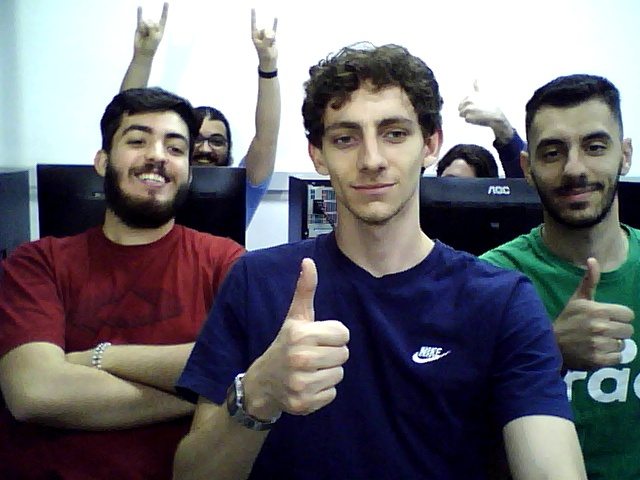
//> input picture lab3/2_c/image.jpg, 640 x 480 px, given in place of the camera
$ ./filter_image   (built with g++ and OpenCV 4)
//> lines starting //> are read from the running program, lines starting //| are printed output that depends on the picture; after the words box and inside, x2 and y2 are one past the last pixel; in counts of white or black regions, pixels touching at a corner belong together
#include "opencv2/imgproc.hpp"
#include "opencv2/highgui.hpp"
#include "opencv2/videoio.hpp"
#include <iostream>

using namespace cv;

const int max_value_H = 360/2;
const int max_value = 255;
const String window_capture_name = "Video Capture";
const String window_detection_name = "Object Detection";
int low_H = 0, low_S = 0, low_V = 0;
int high_H = max_value_H, high_S = max_value, high_V = max_value;

static void on_low_H_thresh_trackbar(int, void *)
{
    low_H = min(high_H-1, low_H);
    setTrackbarPos("Low H", window_detection_name, low_H);
}

static void on_high_H_thresh_trackbar(int, void *)
{
    high_H = max(high_H, low_H+1);
    setTrackbarPos("High H", window_detection_name, high_H);
}

static void on_low_S_thresh_trackbar(int, void *)
{
    low_S = min(high_S-1, low_S);
    setTrackbarPos("Low S", window_detection_name, low_S);
}

static void on_high_S_thresh_trackbar(int, void *)
{
    high_S = max(high_S, low_S+1);
    setTrackbarPos("High S", window_detection_name, high_S);
}

static void on_low_V_thresh_trackbar(int, void *)
{
    low_V = min(high_V-1, low_V);
    setTrackbarPos("Low V", window_detection_name, low_V);
}

static void on_high_V_thresh_trackbar(int, void *)
{
    high_V = max(high_V, low_V+1);
    setTrackbarPos("High V", window_detection_name, high_V);
}

int main(int argc, char* argv[])
{
    VideoCapture cap(argc > 1 ? atoi(argv[1]) : 0);

    namedWindow(window_capture_name);
    namedWindow(window_detection_name);

    // Trackbars to set thresholds for HSV values
    createTrackbar("Low H", window_detection_name, &low_H, max_value_H, on_low_H_thresh_trackbar);
//> slider 'Low H' is set to 36
    createTrackbar("High H", window_detection_name, &high_H, max_value_H, on_high_H_thresh_trackbar);
    createTrackbar("Low S", window_detection_name, &low_S, max_value, on_low_S_thresh_trackbar);
//> slider 'Low S' is set to 51
    createTrackbar("High S", window_detection_name, &high_S, max_value, on_high_S_thresh_trackbar);
    createTrackbar("Low V", window_detection_name, &low_V, max_value, on_low_V_thresh_trackbar);
//> slider 'Low V' is set to 51
    createTrackbar("High V", window_detection_name, &high_V, max_value, on_high_V_thresh_trackbar);

    Mat frame, frame_Gaussian, frame_HSV, frame_threshold;
    while (true) {
        cap >> frame;
//> frame is the input picture: 480 rows x 640 cols, CV_8UC3; mean B, G, R 112.2, 106.2, 108
        if(frame.empty())
        {
            break;
        }

        // Filtro gaussiano
		GaussianBlur(frame, frame_Gaussian, Size(11, 11), 0, 0);
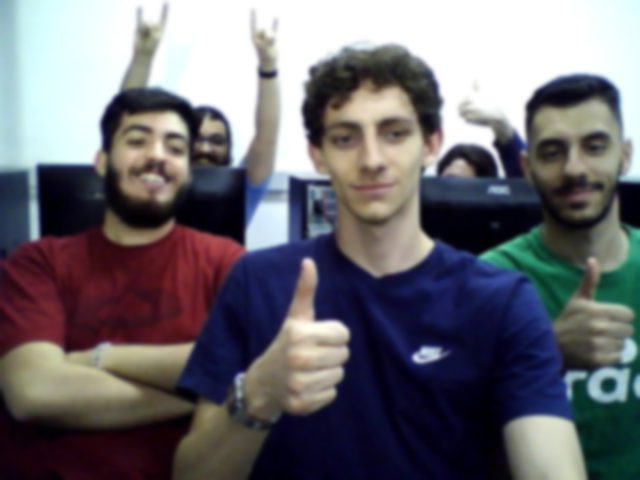
//> frame_Gaussian: 480 rows x 640 cols, CV_8UC3; mean B, G, R 112.2, 106.2, 108

        // Convert from BGR to HSV colorspace
        cvtColor(frame_Gaussian, frame_HSV, COLOR_BGR2HSV);
//> frame_HSV: 480 rows x 640 cols, CV_8UC3; mean H, S, V 82.8, 102.9, 123.7
        // Detect the object based on HSV Range Values
        inRange(frame_HSV, Scalar(low_H, low_S, low_V), Scalar(high_H, high_S, high_V), frame_threshold);
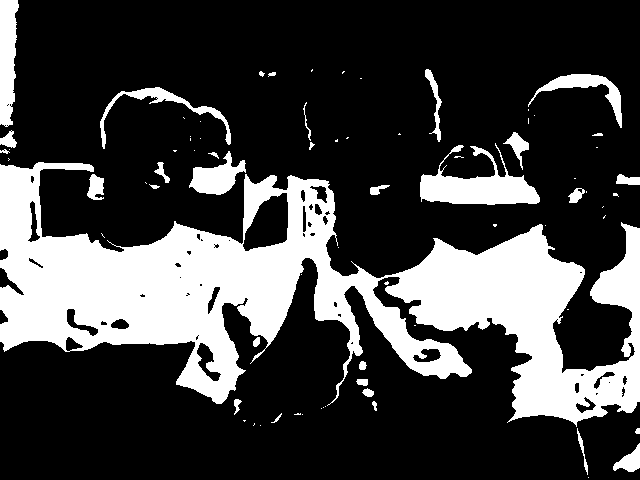
//> frame_threshold: 480 rows x 640 cols, CV_8UC1; 25.8% white; 75 white regions (43 under 20 px), largest, box (x1, y1, x2, y2) and area: (0, 162, 640, 427) 67598, (420, 143, 540, 205) 3351, (0, 0, 19, 127) 1865

        // Show the frames
        imshow(window_capture_name, frame);
        imshow(window_detection_name, frame_threshold);

        char key = (char) waitKey(30);
//> the 'q' key is pressed
        if (key == 'q' || key == 27)
        {
            break;
        }
    }
    return 0;
}
